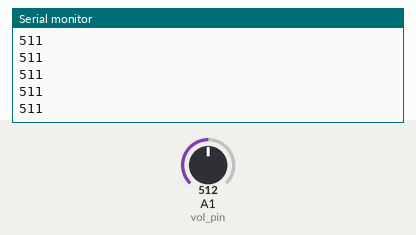
Bench run of a sketch on a simulated Arduino Uno, built with avr-gcc and run on an emulated ATmega328P. Shown: the last lines printed to the serial monitor. Inputs (shaded band) come from the test bench; at power-on: A1 (vol_pin) = 512.

Above: at 1.2 s.
1.3 s: A1 (vol_pin) set to 716
At 1.32 s:
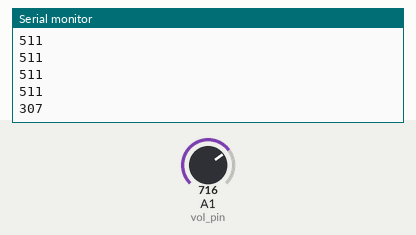
2.8 s: A1 (vol_pin) set to 900
At 2.83 s:
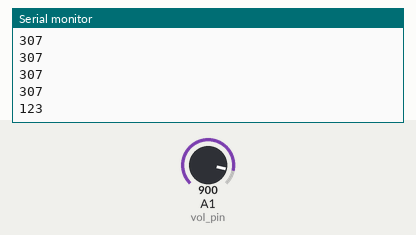
Timing chart, 0 to 5.8 s (numbered marks = the images above; inputs shaded):
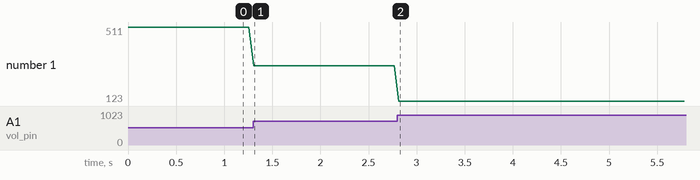

The sketch:

sketch_aug07c.ino
```cpp
// serial_voltage_byte_sample1

const int led_pin = 9;
const int vol_pin = 1;

int vol_value = 0;

void setup() {
  Serial.begin( 9600 );
}

void loop() {
  vol_value = analogRead( vol_pin );

 // analogWrite( led_pin, vol_value/4 );

 // Serial.write( byte(vol_value/4) );
  vol_value -= 1023;
  vol_value = -vol_value;


  Serial.println(vol_value);

  delay( 50 );
}
```

Measured:
- after the input at 1.3 s, the serial monitor: prints a new line at once (image 1)
- after the input at 2.8 s, the serial monitor: prints a new line at once (image 2)
- plotted number 1: 511 → 307 after the input at 1.3 s, 307 → 123 after the input at 2.8 s
